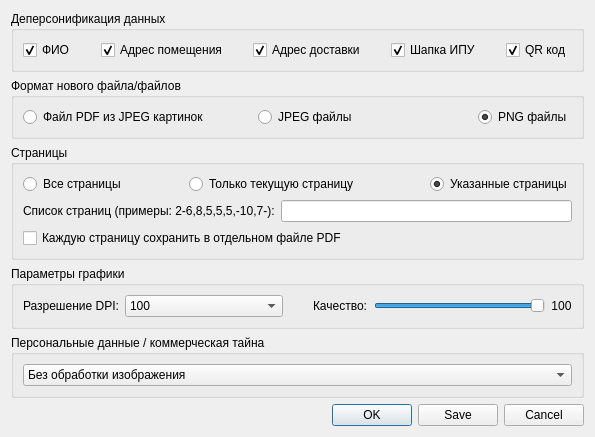
<?xml version="1.0" encoding="UTF-8"?>
<ui version="4.0">
 <class>CensoreDialog</class>
 <widget class="QDialog" name="CensoreDialog">
  <property name="geometry">
   <rect>
    <x>0</x>
    <y>0</y>
    <width>620</width>
    <height>401</height>
   </rect>
  </property>
  <property name="windowTitle">
   <string>Деперсонификация данных в платежном документе КТК</string>
  </property>
  <property name="windowIcon">
   <iconset resource="resources.qrc">
    <normaloff>:/icons/images/Paomedia-Small-N-Flat-Floppy.svg</normaloff>:/icons/images/Paomedia-Small-N-Flat-Floppy.svg</iconset>
  </property>
  <property name="modal">
   <bool>true</bool>
  </property>
  <layout class="QVBoxLayout" name="verticalLayout">
   <property name="sizeConstraint">
    <enum>QLayout::SetFixedSize</enum>
   </property>
   <item>
    <widget class="QGroupBox" name="grpCensoreItems">
     <property name="title">
      <string>Деперсонификация данных</string>
     </property>
     <layout class="QHBoxLayout" name="horizontalLayout" stretch="3,5,4,4,3">
      <property name="spacing">
       <number>25</number>
      </property>
      <item alignment="Qt::AlignHCenter">
       <widget class="QCheckBox" name="chkFIO">
        <property name="text">
         <string>ФИО</string>
        </property>
        <property name="checked">
         <bool>true</bool>
        </property>
       </widget>
      </item>
      <item alignment="Qt::AlignHCenter">
       <widget class="QCheckBox" name="chkAddr">
        <property name="text">
         <string>Адрес помещения</string>
        </property>
        <property name="checked">
         <bool>true</bool>
        </property>
       </widget>
      </item>
      <item alignment="Qt::AlignHCenter">
       <widget class="QCheckBox" name="chkPost">
        <property name="text">
         <string>Адрес доставки</string>
        </property>
        <property name="checked">
         <bool>true</bool>
        </property>
       </widget>
      </item>
      <item alignment="Qt::AlignHCenter">
       <widget class="QCheckBox" name="chkIPU">
        <property name="text">
         <string>Шапка ИПУ</string>
        </property>
        <property name="checked">
         <bool>true</bool>
        </property>
       </widget>
      </item>
      <item alignment="Qt::AlignHCenter">
       <widget class="QCheckBox" name="chkQR">
        <property name="text">
         <string>QR код</string>
        </property>
        <property name="checked">
         <bool>true</bool>
        </property>
       </widget>
      </item>
     </layout>
    </widget>
   </item>
   <item>
    <widget class="QGroupBox" name="grpFormat">
     <property name="maximumSize">
      <size>
       <width>16777215</width>
       <height>80</height>
      </size>
     </property>
     <property name="title">
      <string>Формат нового файла/файлов</string>
     </property>
     <layout class="QVBoxLayout" name="verticalLayout_3">
      <item>
       <layout class="QHBoxLayout" name="horizontalLayout1">
        <property name="spacing">
         <number>15</number>
        </property>
        <item alignment="Qt::AlignLeft">
         <widget class="QRadioButton" name="rbtPDFjpeg">
          <property name="text">
           <string>Файл PDF из JPEG картинок</string>
          </property>
         </widget>
        </item>
        <item alignment="Qt::AlignHCenter">
         <widget class="QRadioButton" name="rbtJPEG">
          <property name="text">
           <string>JPEG файлы</string>
          </property>
         </widget>
        </item>
        <item alignment="Qt::AlignRight">
         <widget class="QRadioButton" name="rbtPNG">
          <property name="text">
           <string>PNG файлы</string>
          </property>
          <property name="checked">
           <bool>true</bool>
          </property>
         </widget>
        </item>
       </layout>
      </item>
     </layout>
    </widget>
   </item>
   <item>
    <widget class="QGroupBox" name="grpPages">
     <property name="title">
      <string>Страницы</string>
     </property>
     <layout class="QVBoxLayout" name="verticalLayout_2">
      <item>
       <layout class="QHBoxLayout" name="horizontalLayout2" stretch="2,3,0">
        <property name="spacing">
         <number>15</number>
        </property>
        <item>
         <widget class="QRadioButton" name="rbtPgAll">
          <property name="text">
           <string>Все страницы</string>
          </property>
         </widget>
        </item>
        <item>
         <widget class="QRadioButton" name="rbtPgCurr">
          <property name="text">
           <string>Только текущую страницу</string>
          </property>
         </widget>
        </item>
        <item>
         <widget class="QRadioButton" name="rbtPgRange">
          <property name="text">
           <string>Указанные страницы</string>
          </property>
          <property name="checked">
           <bool>true</bool>
          </property>
         </widget>
        </item>
       </layout>
      </item>
      <item>
       <layout class="QFormLayout" name="formLayout">
        <item row="0" column="0">
         <widget class="QLabel" name="lblPg">
          <property name="text">
           <string>Список страниц (примеры: 2-6,8,5,5,5,-10,7-):</string>
          </property>
         </widget>
        </item>
        <item row="0" column="1">
         <widget class="QLineEdit" name="edtPages"/>
        </item>
       </layout>
      </item>
      <item>
       <widget class="QCheckBox" name="chkSingles">
        <property name="text">
         <string>Каждую страницу сохранить в отдельном файле PDF</string>
        </property>
       </widget>
      </item>
     </layout>
    </widget>
   </item>
   <item>
    <widget class="QGroupBox" name="grpJPEG">
     <property name="title">
      <string>Параметры графики</string>
     </property>
     <layout class="QHBoxLayout" name="horizontalLayout_3" stretch="1,1">
      <property name="spacing">
       <number>30</number>
      </property>
      <item>
       <layout class="QFormLayout" name="formLayout2">
        <property name="formAlignment">
         <set>Qt::AlignLeading|Qt::AlignLeft|Qt::AlignVCenter</set>
        </property>
        <property name="horizontalSpacing">
         <number>6</number>
        </property>
        <item row="0" column="0">
         <widget class="QLabel" name="lblDPI">
          <property name="text">
           <string>Разрешение DPI:</string>
          </property>
         </widget>
        </item>
        <item row="0" column="1">
         <widget class="QComboBox" name="cmbDPI">
          <item>
           <property name="text">
            <string>100</string>
           </property>
          </item>
          <item>
           <property name="text">
            <string>150</string>
           </property>
          </item>
          <item>
           <property name="text">
            <string>200</string>
           </property>
          </item>
          <item>
           <property name="text">
            <string>300</string>
           </property>
          </item>
          <item>
           <property name="text">
            <string>600</string>
           </property>
          </item>
         </widget>
        </item>
       </layout>
      </item>
      <item>
       <layout class="QFormLayout" name="formLayout1">
        <property name="formAlignment">
         <set>Qt::AlignLeading|Qt::AlignLeft|Qt::AlignVCenter</set>
        </property>
        <property name="horizontalSpacing">
         <number>6</number>
        </property>
        <item row="0" column="1">
         <widget class="QWidget" name="wgSlider" native="true">
          <layout class="QHBoxLayout" name="horizontalLayout_2">
           <property name="leftMargin">
            <number>0</number>
           </property>
           <property name="topMargin">
            <number>0</number>
           </property>
           <property name="rightMargin">
            <number>0</number>
           </property>
           <property name="bottomMargin">
            <number>0</number>
           </property>
           <item>
            <widget class="QSlider" name="SliderQuality">
             <property name="minimum">
              <number>30</number>
             </property>
             <property name="maximum">
              <number>100</number>
             </property>
             <property name="singleStep">
              <number>5</number>
             </property>
             <property name="value">
              <number>100</number>
             </property>
             <property name="orientation">
              <enum>Qt::Horizontal</enum>
             </property>
            </widget>
           </item>
           <item>
            <widget class="QLabel" name="lblQualityVal">
             <property name="text">
              <string>100</string>
             </property>
             <property name="alignment">
              <set>Qt::AlignCenter</set>
             </property>
             <property name="margin">
              <number>3</number>
             </property>
            </widget>
           </item>
          </layout>
         </widget>
        </item>
        <item row="0" column="0">
         <widget class="QLabel" name="lblQuality">
          <property name="sizePolicy">
           <sizepolicy hsizetype="Preferred" vsizetype="Expanding">
            <horstretch>0</horstretch>
            <verstretch>0</verstretch>
           </sizepolicy>
          </property>
          <property name="text">
           <string>Качество:</string>
          </property>
         </widget>
        </item>
       </layout>
      </item>
     </layout>
    </widget>
   </item>
   <item>
    <widget class="QGroupBox" name="grpCensore">
     <property name="title">
      <string>Персональные данные / коммерческая тайна</string>
     </property>
     <layout class="QVBoxLayout" name="verticalLayout_4">
      <item>
       <widget class="QComboBox" name="cmbCensore">
        <item>
         <property name="text">
          <string>Без обработки изображения</string>
         </property>
        </item>
        <item>
         <property name="text">
          <string>Размыть информацию</string>
         </property>
        </item>
        <item>
         <property name="text">
          <string>Закрасить белым цветом информацию</string>
         </property>
        </item>
       </widget>
      </item>
     </layout>
    </widget>
   </item>
   <item>
    <widget class="QDialogButtonBox" name="buttonBox">
     <property name="orientation">
      <enum>Qt::Horizontal</enum>
     </property>
     <property name="standardButtons">
      <set>QDialogButtonBox::Cancel|QDialogButtonBox::Ok|QDialogButtonBox::Save</set>
     </property>
     <property name="centerButtons">
      <bool>false</bool>
     </property>
    </widget>
   </item>
  </layout>
 </widget>
 <resources>
  <include location="resources.qrc"/>
 </resources>
 <connections>
  <connection>
   <sender>buttonBox</sender>
   <signal>accepted()</signal>
   <receiver>CensoreDialog</receiver>
   <slot>accept()</slot>
   <hints>
    <hint type="sourcelabel">
     <x>248</x>
     <y>254</y>
    </hint>
    <hint type="destinationlabel">
     <x>157</x>
     <y>274</y>
    </hint>
   </hints>
  </connection>
  <connection>
   <sender>buttonBox</sender>
   <signal>rejected()</signal>
   <receiver>CensoreDialog</receiver>
   <slot>reject()</slot>
   <hints>
    <hint type="sourcelabel">
     <x>316</x>
     <y>260</y>
    </hint>
    <hint type="destinationlabel">
     <x>286</x>
     <y>274</y>
    </hint>
   </hints>
  </connection>
  <connection>
   <sender>SliderQuality</sender>
   <signal>valueChanged(int)</signal>
   <receiver>lblQualityVal</receiver>
   <slot>setNum(int)</slot>
   <hints>
    <hint type="sourcelabel">
     <x>152</x>
     <y>207</y>
    </hint>
    <hint type="destinationlabel">
     <x>237</x>
     <y>204</y>
    </hint>
   </hints>
  </connection>
 </connections>
</ui>
